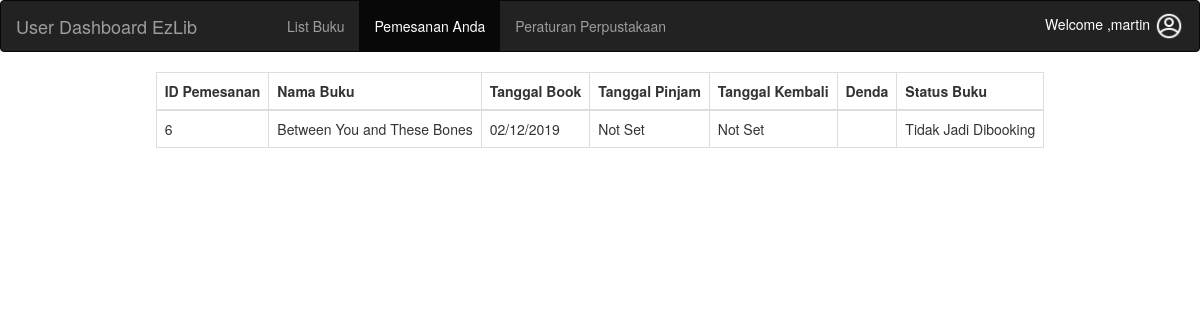
The app's page /pemesanan_user.php?id_user=4 (signed in), older data.
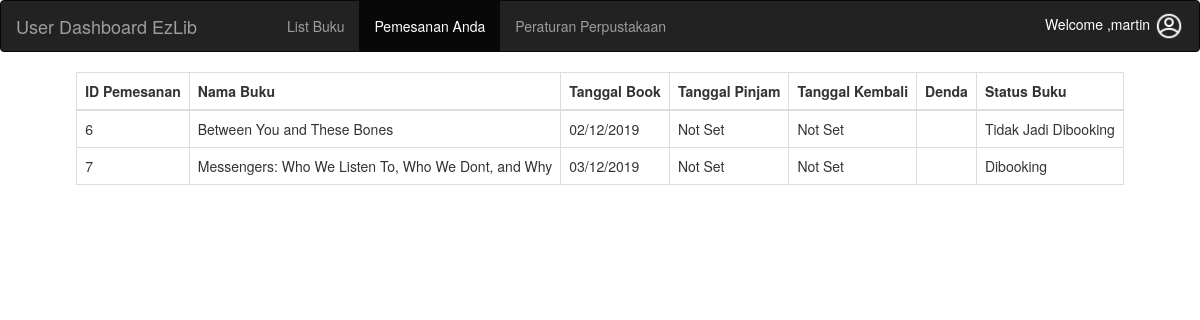
The same page, newer data.
### tables this page shows
CREATE TABLE `peminjaman` (
  `id_peminjaman` int(11) NOT NULL,
  `id_user` int(11) NOT NULL,
  `id_buku` int(11) NOT NULL,
  `tanggal_booking` varchar(20) NOT NULL,
  `tanggal_pinjam` varchar(20) NOT NULL,
  `tanggal_kembali` varchar(20) NOT NULL,
  `denda` varchar(25) NOT NULL,
  `status` varchar(30) NOT NULL
);

CREATE TABLE `buku` (
  `id_buku` int(11) NOT NULL,
  `nama_buku` varchar(100) NOT NULL,
  `penerbit` varchar(50) NOT NULL,
  `keterangan_buku` longtext NOT NULL,
  `status_buku` varchar(25) NOT NULL,
  `nama_file` varchar(100) NOT NULL
);

### pemesanan_user.php (the view, shortened to what this page needs)
<!DOCTYPE html>
<html lang="en">
<head>
    <link rel="stylesheet" href="https://maxcdn.bootstrapcdn.com/bootstrap/3.4.0/css/bootstrap.min.css">
    <link rel="stylesheet" href="css/bootstrap.min.css">
    <link rel="stylesheet" href="css/style1.css">
</head>
<body>
    <?php
    if ($_SESSION['status'] == 'user_login') {
        ?>
        <nav class="navbar navbar-inverse">
            <div class="container-fluid">
                <div class="navbar-header">
                    <a class="navbar-brand" href="user_dashboard.php">User Dashboard EzLib</a>
                </div>
                <ul class="nav navbar-nav" style="margin-left:60px;">
                    <li><a href="user_profile.php">List Buku</a></li>
                    <li class="active"><a href="pemesanan_user.php?id_user=<?php echo $row2['id_user'] ?>">Pemesanan Anda</a></li>
                    <li><a href="rules.php">Peraturan Perpustakaan</a></li>
                </ul>
                <div class="dropdown" style="float:right">
                    <h5 style="color:white;float:right;margin-top:10px; border-radius: 20px;">Welcome ,<?php echo $_SESSION['username'] ?> <img src="img/avatar.png" width="30px" height="30px"></h5>
                </div>
            </div>
        </nav>
        <?php
            include "connection.php";
            $id_user = $_GET['id_user'];
            $query = "select * from peminjaman where id_user='$id_user'";
            $result = mysqli_query($connect, $query);
            if (mysqli_num_rows($result) > 0) { ?>
            <center>
                <table class="table table-bordered" style="width:auto;margin-left:30px;margin-right:30px;">
                    <thead>
                        <tr table-info>
                            <th scope="col">ID Pemesanan</th>
                            <th scope="col">Nama Buku</th>
                            <th scope="col">Tanggal Book</th>
                            <th scope="col">Tanggal Pinjam</th>
                            <th scope="col">Tanggal Kembali</th>
                            <th scope="col">Denda</th>
                            <th scope="col">Status Buku</th>
                        </tr>
                    </thead>
                    <tbody>
                        <?php
                                while ($row = mysqli_fetch_array($result)) {
                                    $idBukuCari = $row['id_buku'];
                                    $queryBuku = "select * from buku where id_buku = '$idBukuCari'";
                                    $resultNamaBuku = mysqli_query($connect, $queryBuku);
                                    while ($rowBuku = mysqli_fetch_array($resultNamaBuku)) {
                                        ?>
                                <tr>
                                    <td><?php echo $row['id_peminjaman'] ?></td>
                                    <td><?php echo $rowBuku['nama_buku'] ?></td>
                                    <td><?php echo $row['tanggal_booking'] ?></td>
                                    <td><?php echo $row['tanggal_pinjam'] ?></td>
                                    <td><?php echo $row['tanggal_kembali'] ?></td>
                                    <td><?php echo $row['denda'] ?></td>
                                    <td><?php echo $row['status'] ?></td>
                                </tr>
                        <?php
                                    }
                                } ?>
                    </tbody>
                </table>
            </center>
        <?php
            } else {
                ?>
            <center><?php echo "Anda Tidak Melakukan Pemesanan"; ?></center>
    <?php
        }
    } else {
        header("Refresh:0; url=user_login.php");
    }
    ?>
</body>
</html>

Row changes from the older to the newer data that the page shows:
added peminjaman: id_peminjaman "7", tanggal_booking "03/12/2019", tanggal_pinjam "Not Set", tanggal_kembali "Not Set", status "Dibooking"
now on this page (row edited): buku: nama_buku "Messengers: Who We Listen To, Who We Dont, and Why"
